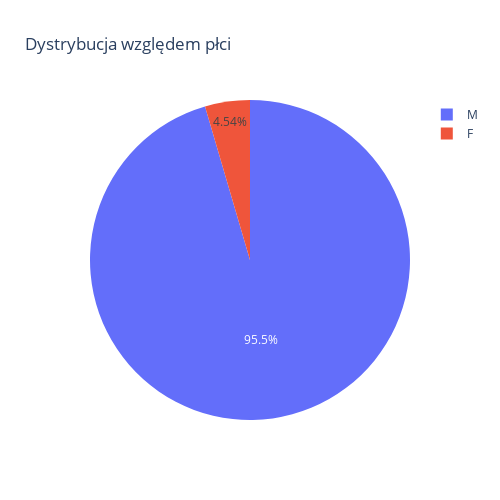

Notebook code cell kept with this figure:
### Code cell
data = df['gender'].value_counts().reset_index()
data.columns = [
    'gender', 
    'count'
]

fig = px.pie(
    data, 
    values='count', 
    names='gender',  
    title='Dystrybucja względem płci', 
    width=500, 
    height=500
)

fig.show()

### Figure 1 — Plotly figure (JSON) as saved in the notebook; plotly's stock layout.template omitted (floating-point values rounded to 4 significant figures)
{"data": [{"domain": {"x": [0, 1], "y": [0, 1]}, "hovertemplate": "gender=%{label}<br>count=%{value}<extra></extra>", "labels": ["M", "F"], "legendgroup": "", "name": "", "showlegend": true, "type": "pie", "values": [4673, 222]}], "layout": {"height": 500, "legend": {"tracegroupgap": 0}, "title": {"text": "Dystrybucja względem płci"}, "width": 500}}
